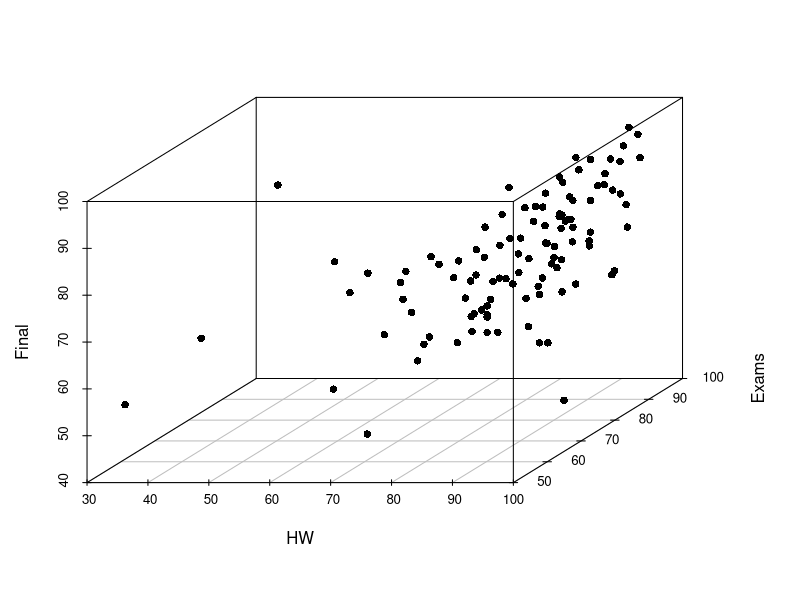
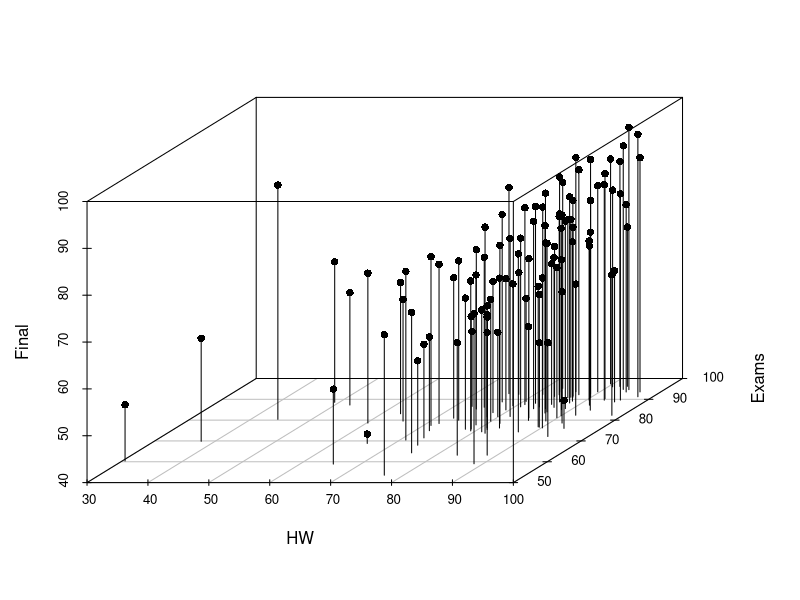
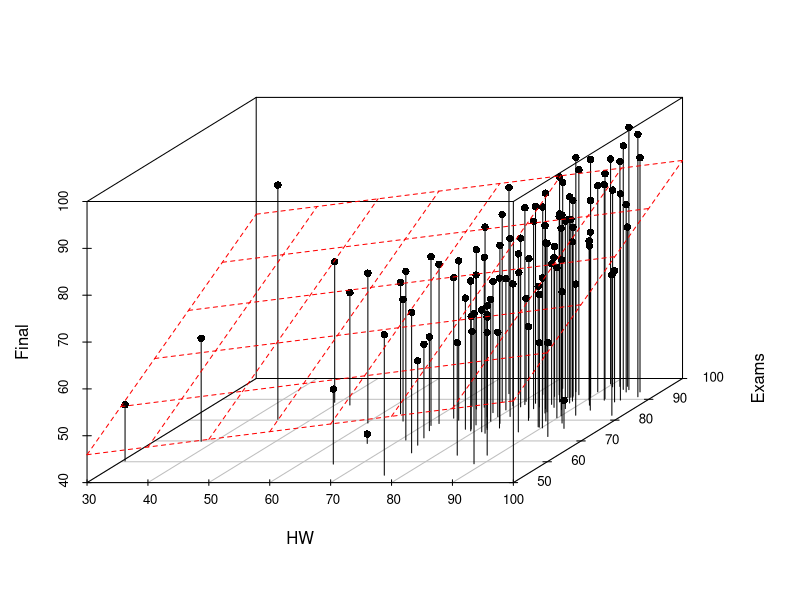
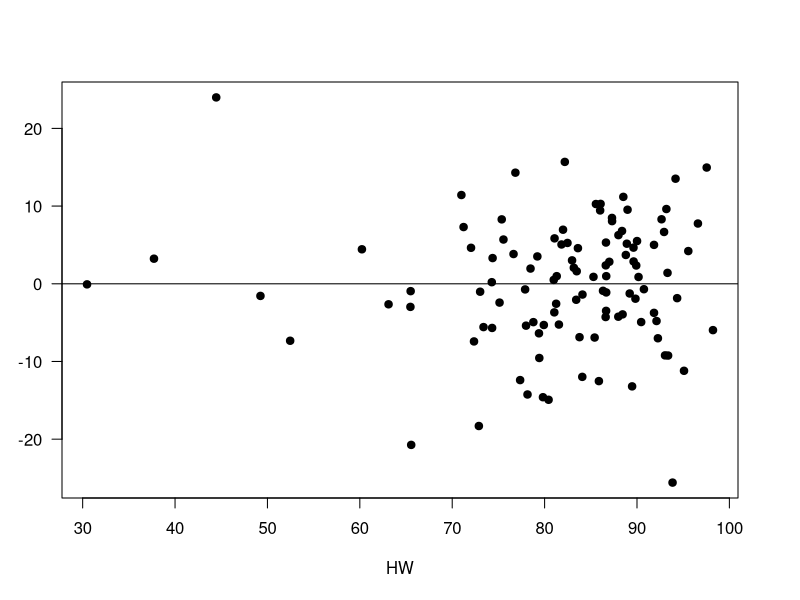
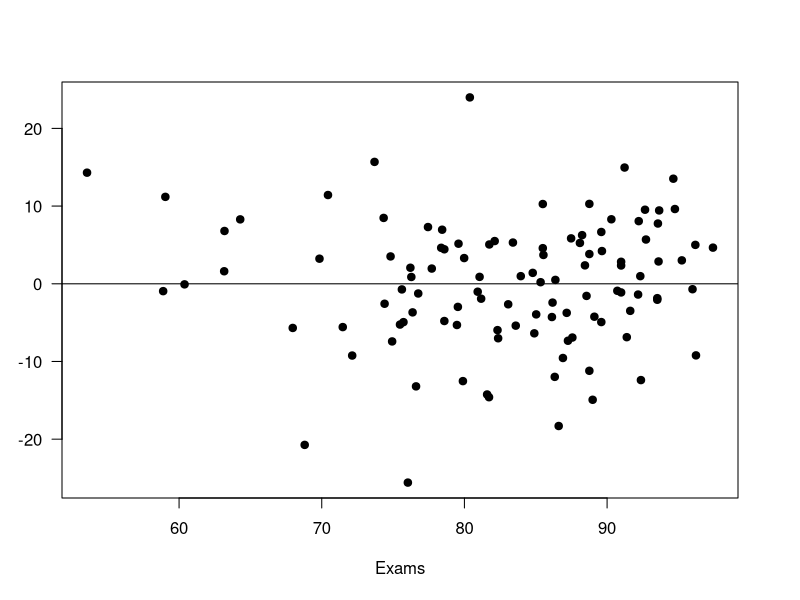
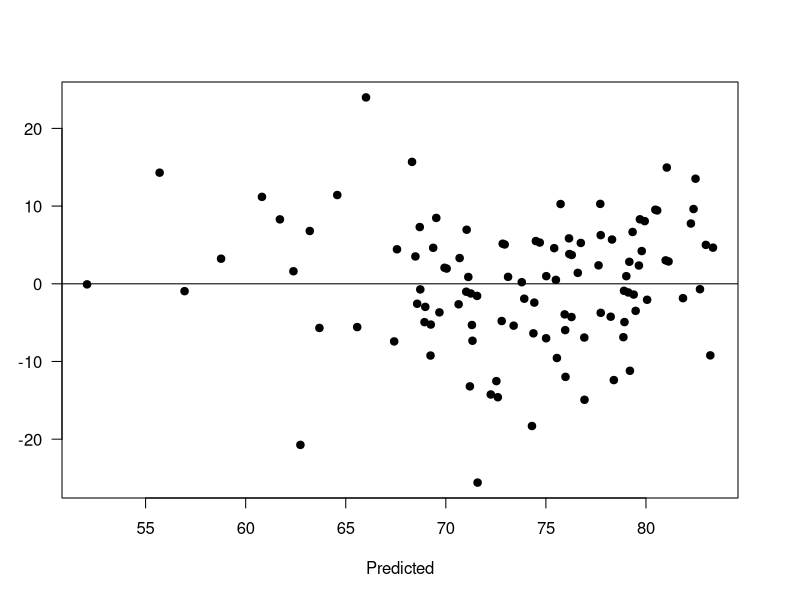
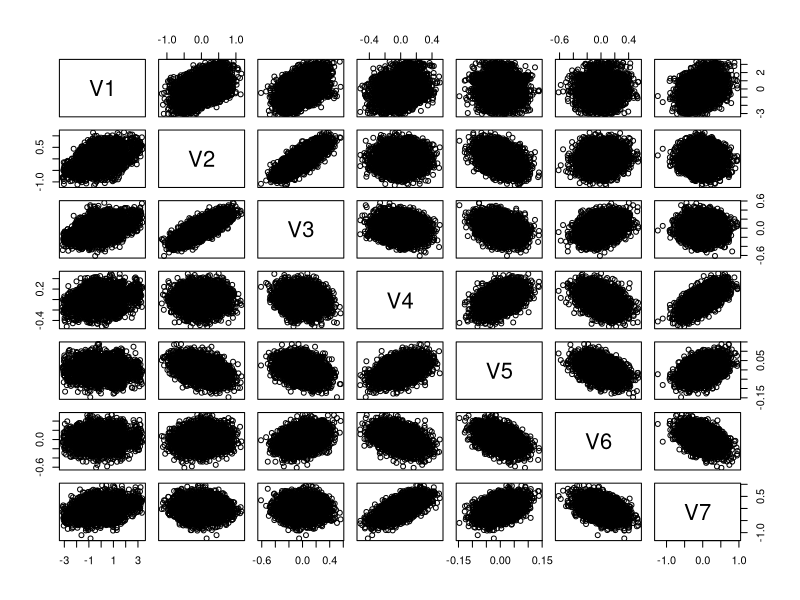
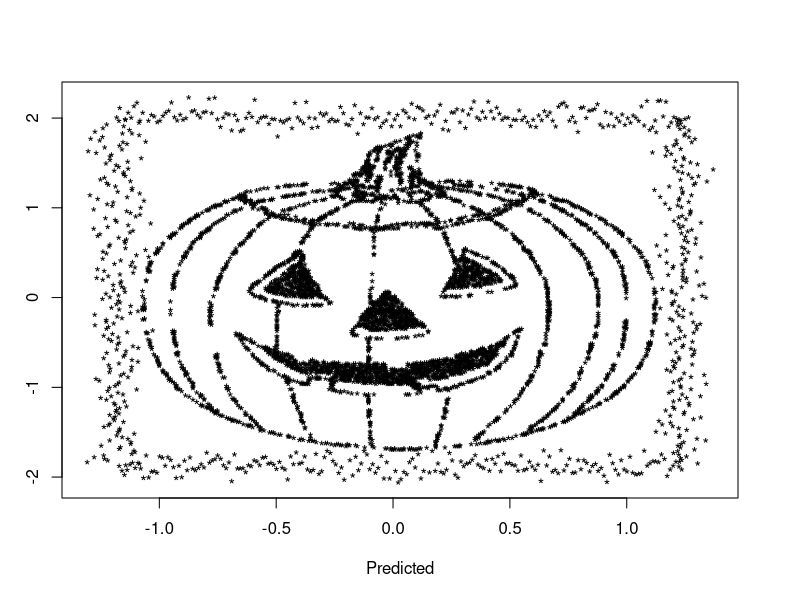

These figures' R source, in order:
## ---- chunk 1
knitr::opts_chunk$set(comment = NA)
## ---- chunk 2
grades <- read.csv("grades.csv")
## ---- chunk 3
fit1 <- lm(Final ~ HW, data=grades)
fit2 <- lm(Final ~ Exams, data=grades)
summary(fit1)
summary(fit2)
## ---- chunk 4
fit3 <- lm(Final ~ HW + Exams, data=grades)
summary(fit3)
## ---- chunk 5
confint(fit3)
## ---- chunk 6
confint(fit3,level=0.99)
## ---- chunk 7
predict(fit3, newdata=data.frame(HW=85.7, Exams=83.2))
## ---- chunk 8
c(mean(fit3$residuals), cor(fit3$residuals,grades$HW), cor(fit3$residuals,grades$Exams))
## ---- chunk 9
# beta: numeric vector of length 3 - beta[1] = intercept, beta[2] and beta[3]: slopes
# x1, x2: numeric vectors of length n (number of observations) storing x_{1i} and x_{2i} (i=1,2,...,n)
# y: numeric vector of length n storing y_i (i=1,2,...,n)
computeSS <- function(beta,x1,x2,y) {
  n <- length(y)
  SDy2 <- var(y)*(n-1)/n
  SST <- n*SDy2
  yhat <- beta[1] + beta[2]*x1 + beta[3]*x2
  SSM <- sum((yhat-mean(y))^2)
  SSE <- sum((y-yhat)^2)
  output <- c(SSE,SSM,SST-SSE-SSM)
  names(output) <- c("SSE","SSM","SST-SSE-SSM")
  output
}
## ---- chunk 10
SSfit3 <- computeSS(fit3$coefficients, grades$HW, grades$Exams, grades$Final)
SSfit3
## ---- chunk 11
cor(cbind(grades$HW, grades$Exams, grades$Final))
## ---- chunk 12
cor(grades[,c("HW","Exams","Final")])
## ---- chunk 13
R <- cor(grades$Final, fit3$fitted.values)
R^2
## ---- chunk 14
SSM <- unname(SSfit3["SSM"])
SSE <- unname(SSfit3["SSE"])
SST <- SSM + SSE
SSM/SST-R^2
## ---- chunk 15
F <- (SSM/2)/(SSE/104)
F
## ---- chunk 16
pf(F,2,104,lower.tail=FALSE)
## ---- chunk 17
library(scatterplot3d)
## ---- chunk 18
with(grades, scatterplot3d(HW,Exams,Final, pch=16) )
## ---- chunk 19
with(grades, cor(cbind(HW,Exams,Final)) )
## ---- chunk 20
with(grades, scatterplot3d(HW,Exams,Final, pch=16, type='h') )
## ---- chunk 21
with(grades, {
  s3d <- scatterplot3d(HW,Exams,Final, pch=16, type='h')
  s3d$plane3d(fit3,col="red")
  })
## ---- chunk 22
plot(grades$HW, fit3$residuals, pch=19, xlab="HW", ylab="Residuals", las=1)
abline(h=0)
## ---- chunk 23
plot(grades$Exams, fit3$residuals, pch=19, xlab="Exams", ylab="Residuals", las=1)
abline(h=0)
## ---- chunk 24
plot(fit3$fitted.values, fit3$residuals, pch=19, xlab="Predicted", 
     ylab="Residuals", las=1)
abline(h=0)
## ---- chunk 25
data <- read.table('pumpkin_1_data_yx1x6.txt')
## ---- chunk 26
dim(data)
names(data)
## ---- chunk 27
pairs(data)
## ---- chunk 28
round(cor(data),4)
## ---- chunk 29
fit <- lm(V1 ~ ., data=data)
summary(fit)
## ---- chunk 30
plot(fit$fitted.values, fit$residuals, pch='*', xlab="Predicted", ylab="Residuals")
